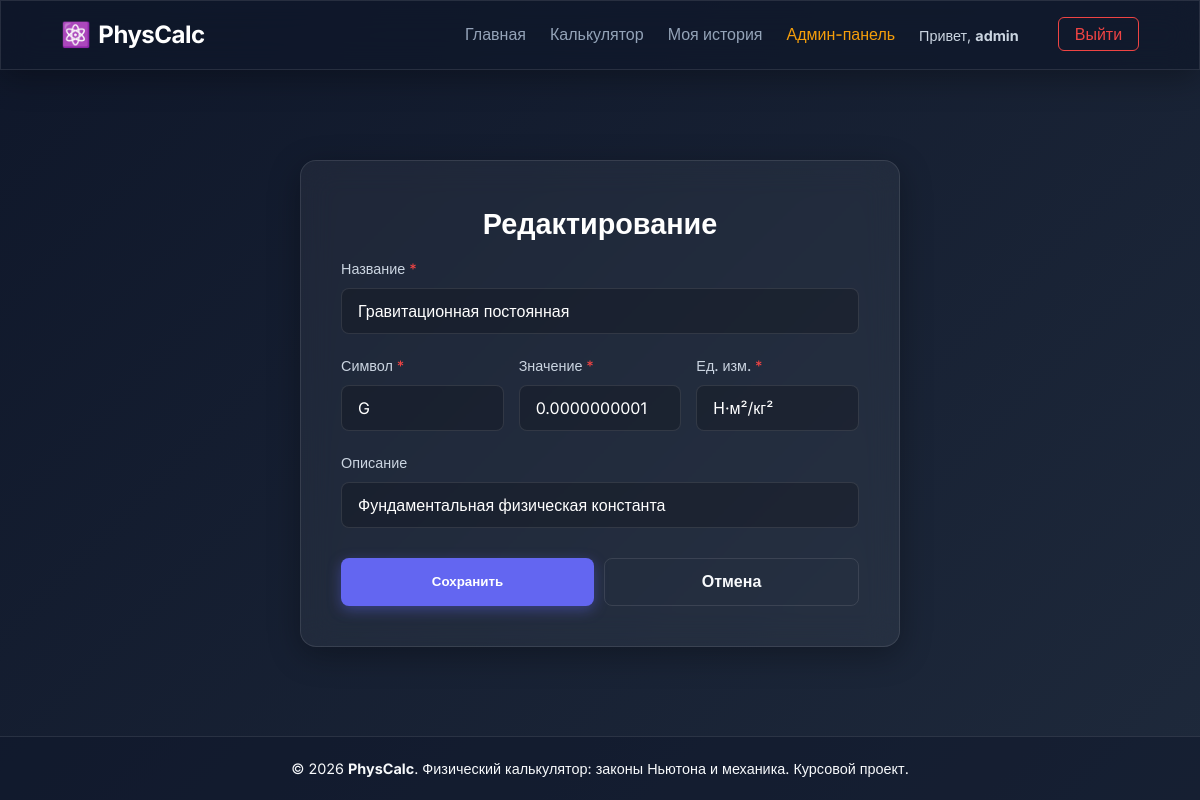
The page /admin/constant_edit.php?id=2 (signed in) on the database its author committed.
### tables this page shows
CREATE TABLE IF NOT EXISTS constants (
    id INT AUTO_INCREMENT PRIMARY KEY,
    name VARCHAR(100) NOT NULL,
    symbol VARCHAR(20) NOT NULL,
    value DECIMAL(20,10) NOT NULL,
    unit VARCHAR(50) NOT NULL,
    description TEXT
);

### admin/constant_edit.php (the view, shortened to what this page needs)
<?php
require_once __DIR__ . '/../includes/db.php';
$id = isset($_GET['id']) ? (int)$_GET['id'] : null;
$c = [
    'name' => '',
    'symbol' => '',
    'value' => '',
    'unit' => '',
    'description' => ''
];
if ($id) {
    $stmt = $pdo->prepare("SELECT * FROM constants WHERE id = ?");
    $stmt->execute([$id]);
    $fetched = $stmt->fetch();
    if ($fetched) {
        $c = $fetched;
    } else {
        header("Location: /admin/constants.php");
        exit;
    }
}
require_once __DIR__ . '/../includes/header.php';
?>
<div class="auth-container">
    <div class="auth-card glass-panel" style="max-width: 600px;">
        <h2 class="auth-title"><?= $id ? 'Редактирование' : 'Новая константа' ?></h2>
        <form method="POST" action="/admin/constant_edit.php<?= $id ? '?id='.$id : '' ?>" class="form-modern">
            <div class="form-group">
                <label>Название <span style="color:#ef4444">*</span></label>
                <input type="text" name="name" value="<?= htmlspecialchars($c['name']) ?>" placeholder="Например: Плотность воды" required>
            </div>
            <div style="display: flex; gap: 15px;">
                <div class="form-group" style="flex: 1;">
                    <label>Символ <span style="color:#ef4444">*</span></label>
                    <input type="text" name="symbol" value="<?= htmlspecialchars($c['symbol']) ?>" placeholder="Например: ρ_вода" required>
                </div>
                <div class="form-group" style="flex: 1;">
                    <label>Значение <span style="color:#ef4444">*</span></label>
                    <input type="text" name="value" value="<?= htmlspecialchars($c['value']) ?>" placeholder="Например: 1000" required>
                </div>
                <div class="form-group" style="flex: 1;">
                    <label>Ед. изм. <span style="color:#ef4444">*</span></label>
                    <input type="text" name="unit" value="<?= htmlspecialchars($c['unit']) ?>" placeholder="Например: кг/м³" required>
                </div>
            </div>
            <div class="form-group">
                <label>Описание</label>
                <input type="text" name="description" value="<?= htmlspecialchars($c['description']) ?>" placeholder="Краткое описание константы">
            </div>
            <div style="display: flex; gap: 10px; margin-top: 30px;">
                <button type="submit" class="btn btn-primary" style="flex: 1;">Сохранить</button>
                <a href="/admin/constants.php" class="btn btn-secondary" style="flex: 1;">Отмена</a>
            </div>
        </form>
    </div>
</div>
<?php require_once __DIR__ . '/../includes/footer.php'; ?>

### css/style.css (style rules this page uses)
:root { --primary-color: #6366f1; --primary-hover: #4f46e5; --secondary-color: #475569; --bg-gradient-start: #0f172a; --bg-gradient-end: #1e293b; --glass-bg: rgba(255, 255, 255, 0.05); --glass-border: rgba(255, 255, 255, 0.1); --glass-shadow: 0 8px 32px 0 rgba(0, 0, 0, 0.3); --text-primary: #f8fafc; --text-secondary: #94a3b8; }
* { margin: 0; padding: 0; box-sizing: border-box; }
body { font-family: 'Inter', sans-serif; background: linear-gradient(135deg, var(--bg-gradient-start) 0%, var(--bg-gradient-end) 100%); background-attachment: fixed; color: var(--text-primary); display: flex; flex-direction: column; min-height: 100vh; line-height: 1.6; }
.glass-panel { background: var(--glass-bg); backdrop-filter: blur(16px); -webkit-backdrop-filter: blur(16px); border: 1px solid var(--glass-border); border-radius: 16px; box-shadow: var(--glass-shadow); }
.btn { display: inline-block; padding: 10px 24px; border-radius: 8px; font-weight: 600; text-decoration: none; transition: all 0.3s ease; cursor: pointer; border: none; text-align: center; }
.btn-primary { background-color: var(--primary-color); color: white; box-shadow: 0 4px 14px 0 rgba(99, 102, 241, 0.39); }
.btn-secondary { background-color: transparent; color: var(--text-primary); border: 1px solid var(--glass-border); }
.auth-container { width: 100%; display: flex; justify-content: center; }
.auth-card { width: 100%; max-width: 420px; padding: 40px; animation: slideUp 0.5s ease-out; }
.auth-title { font-size: 1.8rem; margin-bottom: 10px; text-align: center; color: #fff; }
.form-group { margin-bottom: 20px; text-align: left; }
.form-group label { display: block; margin-bottom: 8px; font-size: 0.9rem; font-weight: 500; color: #cbd5e1; }
.form-modern input { width: 100%; padding: 12px 16px; background: rgba(0, 0, 0, 0.2); border: 1px solid var(--glass-border); border-radius: 8px; color: #fff; font-family: inherit; font-size: 1rem; transition: all 0.3s ease; }
.form-modern input::placeholder { color: #475569; }

### rows shown on the page
constants: name "Гравитационная постоянная", symbol "G", value "0.0000000001", unit "Н·м²/кг²", description "Фундаментальная физическая константа"

### other values the page prints
$username "admin"
